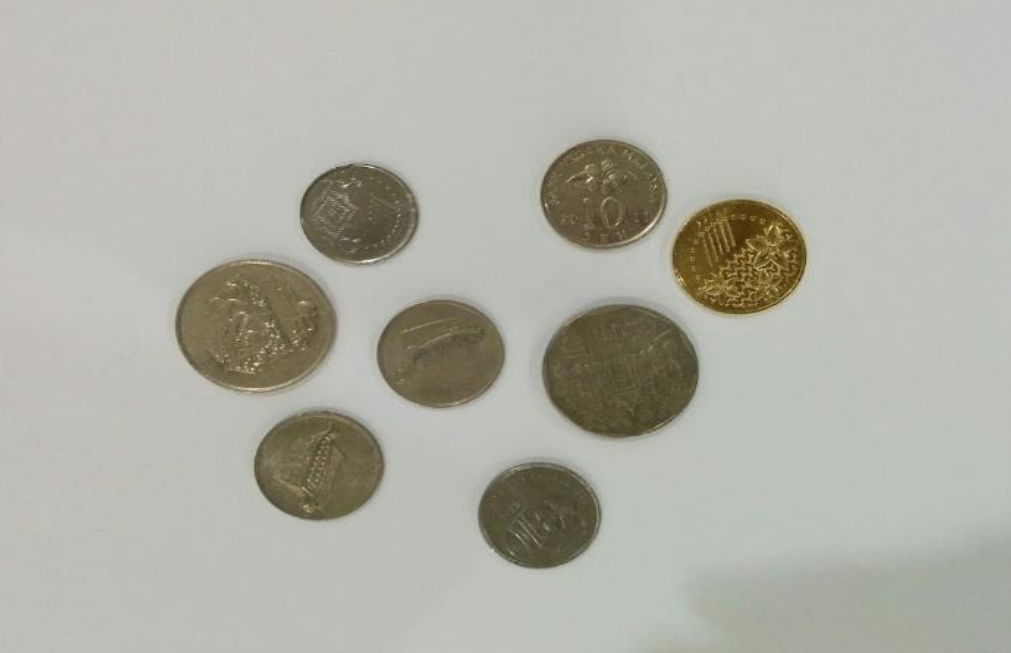
#> input picture Test.png, 1011 x 653 px
$ jupyter execute TASK4.ipynb
#> lines starting #> are read from the running program, lines starting #| are printed output that depends on the picture; after the words box and inside, x2 and y2 are one past the last pixel; in counts of white or black regions, pixels touching at a corner belong together
TASK 4

[cell 1]
import cv2

[cell 2]
def coin_counting_segmentation(rgb):
    # load image
#> called with rgb = 'Test.png'
    img = cv2.imread(rgb)
#> img is the input picture: shape (653, 1011, 3); mean B, G, R 166.2, 176, 175.8

    # blur and convert to grey scale
    grey = cv2.cvtColor(img, cv2.COLOR_BGR2GRAY)
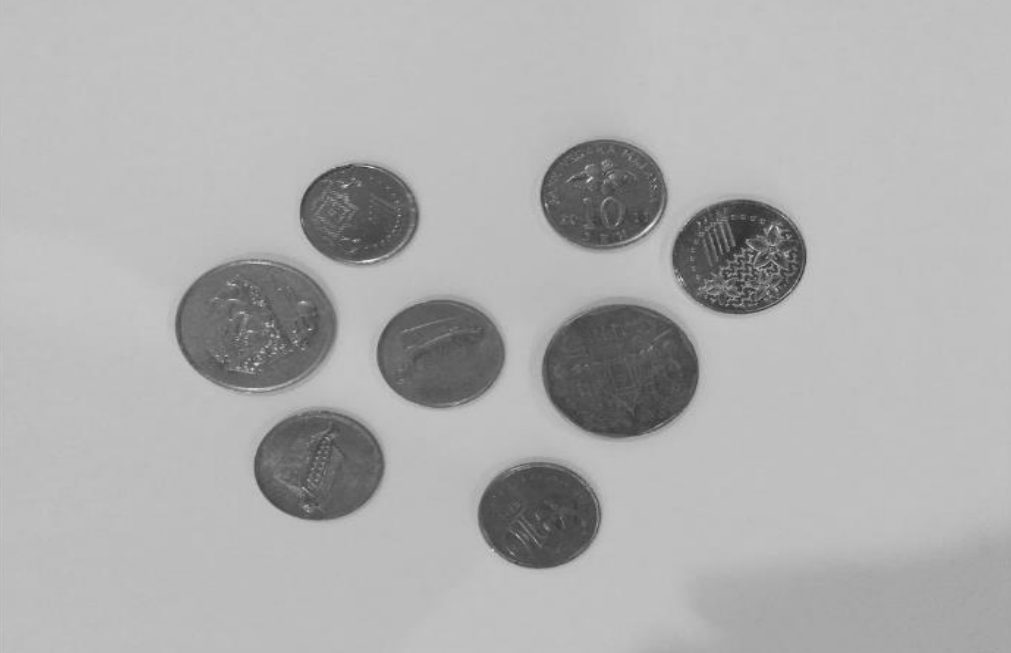
#> grey: shape (653, 1011); min 32, max 237, mean 174.8

    blur_img = cv2.bilateralFilter(grey,11,120,120)

    # canny edge detector
    outline = cv2.Canny(blur_img, 50, 120)
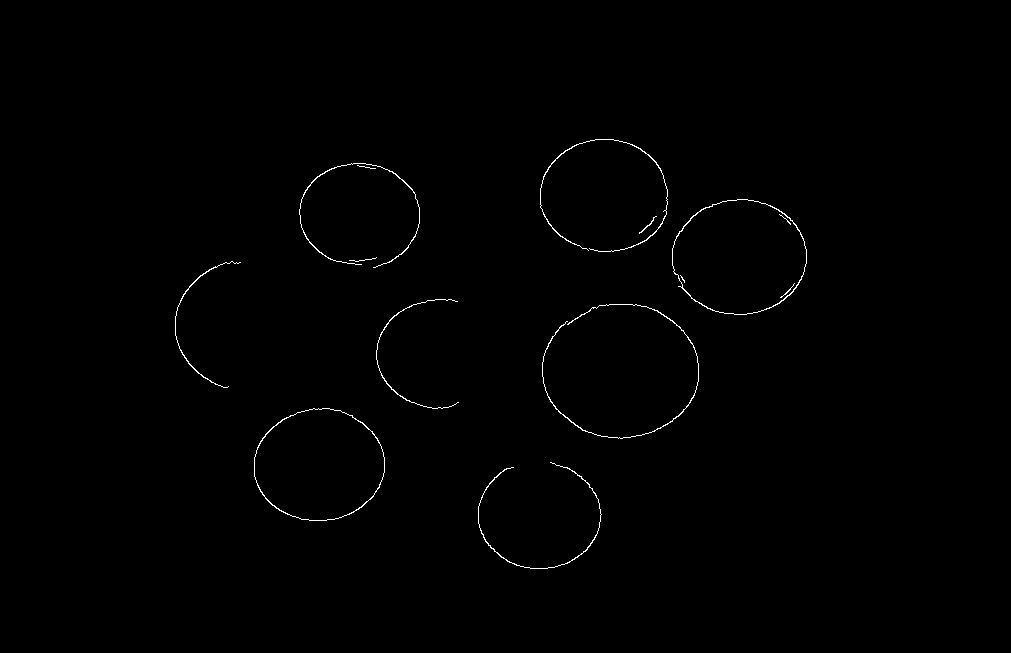
#> outline: shape (653, 1011); 0.48% white in thin lines or dots, all inside (x1, y1, x2, y2) = (175, 139, 807, 569)

    # show canny edge detector
    cv2.imshow("The edges", outline)
    cv2.waitKey(0)

    # find the contours
    (cnts, _) = cv2.findContours(outline, cv2.RETR_EXTERNAL,
                cv2.CHAIN_APPROX_SIMPLE)
#> cnts = 11 contours, 3 with area under 20; largest, box (x1, y1, x2, y2) and area: (672, 199, 807, 315) 12052, (254, 408, 385, 521) 11424, (542, 304, 699, 439) 98, (540, 139, 668, 252) 90, (299, 163, 420, 268) 80, (478, 462, 602, 569) 76, (175, 261, 241, 388) 55, (376, 299, 459, 409) 40

    contour_list = []
    for contour in cnts:
        approx = cv2.approxPolyDP(contour,0.01*cv2.arcLength(contour,True),True)
        area = cv2.contourArea(contour)
        if ((len(approx) > 8) & (area > 30) ):
            contour_list.append(contour)
#> this loop made 11 passes
#> area on passes 1, 2, 3, 4, 5, 8, 10, 11: 76.5, 11423.5, 97.5, 40, 55, 12052, 79.5, 90.5
#> after the loop, contour_list = 8 contours; box (x1, y1, x2, y2) and area: (672, 199, 807, 315) 12052, (254, 408, 385, 521) 11424, (542, 304, 699, 439) 98, (540, 139, 668, 252) 90, (299, 163, 420, 268) 80, (478, 462, 602, 569) 76, (175, 261, 241, 388) 55, (376, 299, 459, 409) 40

    # draw contours
    cv2.drawContours(img, contour_list, -1, (255,0,0), 2)
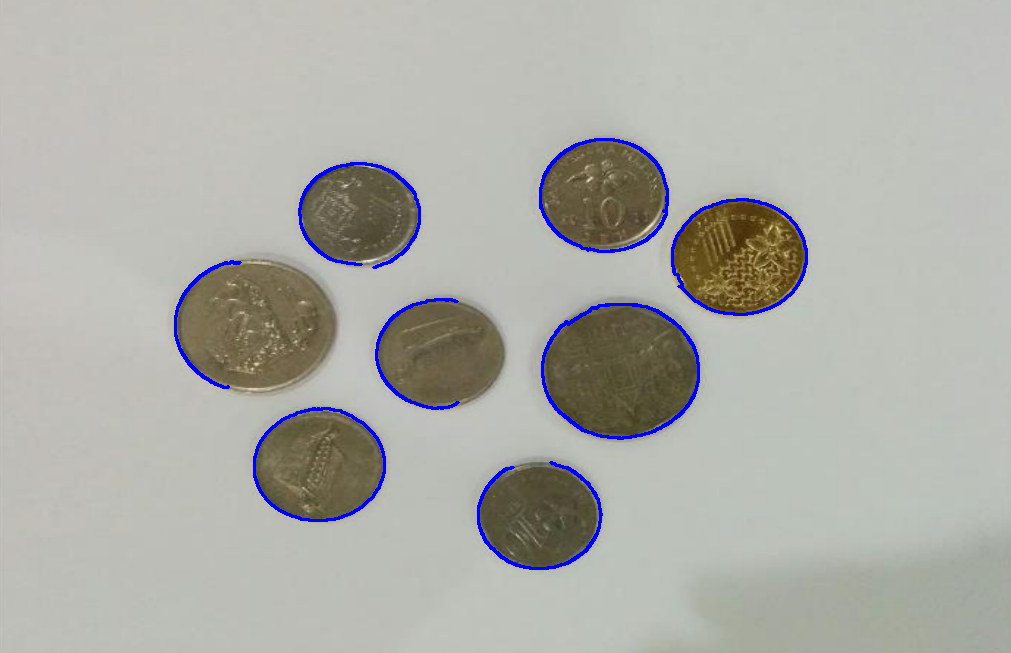
#> img: shape (653, 1011, 3); 1.48% of pixels changed, all inside (x1, y1, x2, y2) = (174, 138, 808, 570)
    cv2.imshow("Result", img)
    cv2.waitKey(0)

    return "I found %i coins" % len(contour_list)

[cell 3]
Total_Coins = coin_counting_segmentation('Test.png')
#> Total_Coins = 'I found 8 coins'
print(Total_Coins)
#| I found 8 coins
